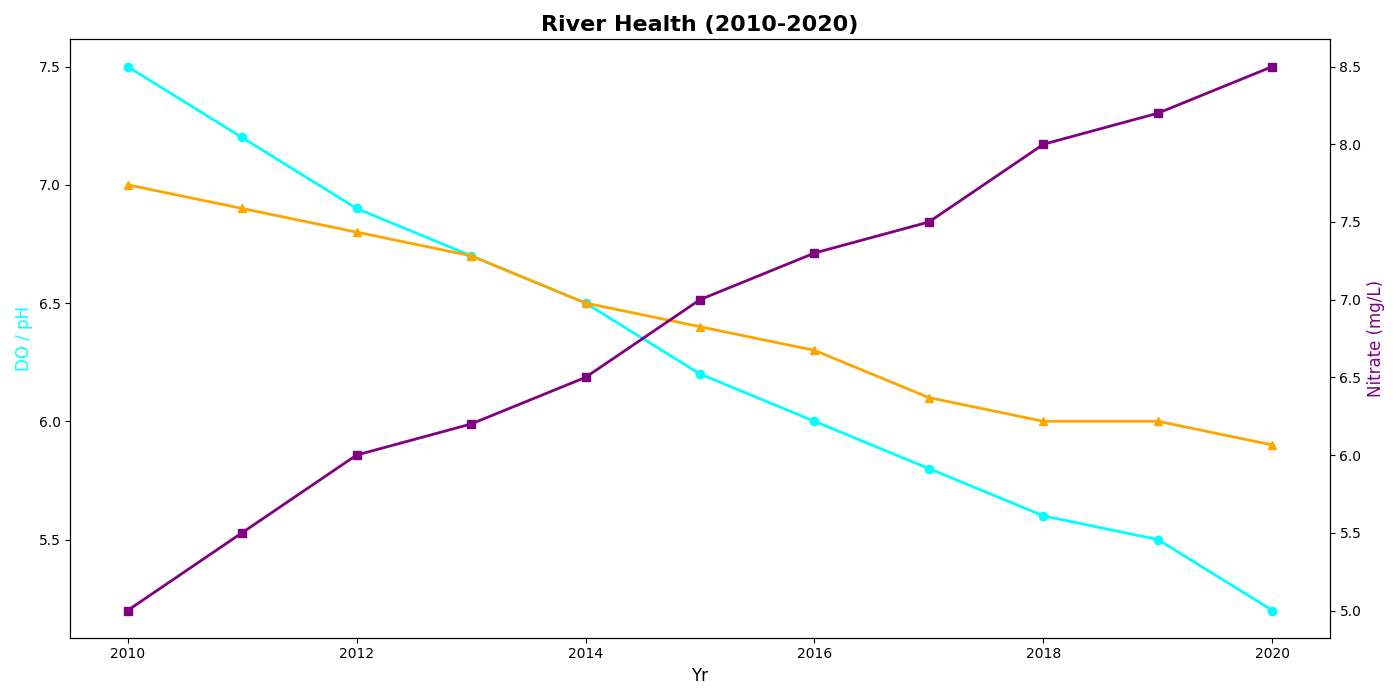

The Python source for this figure:
import matplotlib.pyplot as plt
import numpy as np

years = np.arange(2010, 2021)
dissolved_oxygen = [7.5, 7.2, 6.9, 6.7, 6.5, 6.2, 6.0, 5.8, 5.6, 5.5, 5.2]
ph_level = [7.0, 6.9, 6.8, 6.7, 6.5, 6.4, 6.3, 6.1, 6.0, 6.0, 5.9]
nitrate_concentration = [5, 5.5, 6, 6.2, 6.5, 7, 7.3, 7.5, 8, 8.2, 8.5]

fig, ax1 = plt.subplots(figsize=(14, 7))
ax2 = ax1.twinx()

ax1.plot(years, dissolved_oxygen, color='cyan', marker='o', linewidth=2)
ax1.plot(years, ph_level, color='orange', marker='^', linewidth=2)
ax2.plot(years, nitrate_concentration, color='purple', marker='s', linewidth=2)

ax1.set_xlabel('Yr', fontsize=12)
ax1.set_ylabel('DO / pH', fontsize=12, color='cyan')
ax2.set_ylabel('Nitrate (mg/L)', fontsize=12, color='purple')
plt.title('River Health (2010-2020)', fontsize=16, fontweight='bold')

fig.tight_layout()
plt.show()
